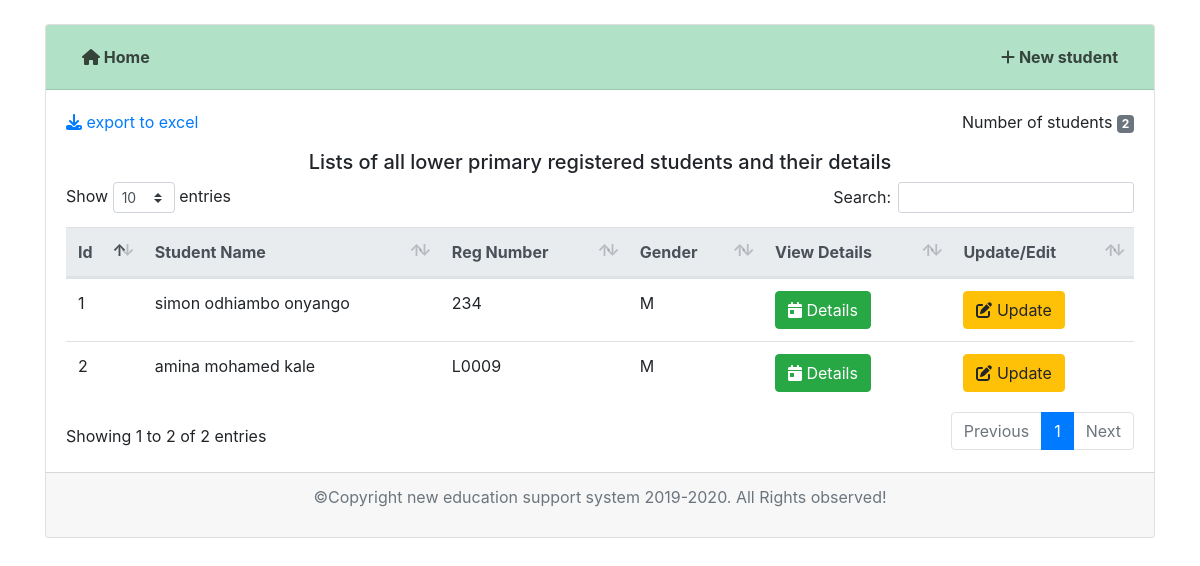
The app's page /home/lower-primary-students/ with its own data.
### school/models.py (models this page shows, shortened)
class Lower_primary(models.Model):
    GENDER_CHOICES = (
        ('M', 'Male'),
        ('F', 'Female'),
    )
    LOWER_PRIMARY_CLASS = (
        ('Grade 3', 'Grade 3'),
        ('Grade 2', 'Grade 2'),
        ('Grade 1', 'Grade 1'),
    )
    name_regex = RegexValidator(regex=r"^[a-zA-Z\s]+$", message="Only characters are allowed for Student name.")
    phone_number_regex = RegexValidator(regex=r'[07]\d{2}\d{3}\d{4}', message="invalid phone number, phone number should be in the format of +254.")
    reg_regex = RegexValidator(regex=r'[L]\d{4}', message="Registration number should start with 'L' followed by 4 digits for lower primary otherwise invalid registration number.")
    student_name = models.CharField(validators=[name_regex], max_length=100)
    registration_number = models.CharField(validators=[reg_regex ], max_length=50)
    student_class = models.CharField(max_length=10, choices=LOWER_PRIMARY_CLASS)
    student_gender = models.CharField(max_length=1, choices=GENDER_CHOICES)
    parent_name = models.CharField(max_length=100)
    phone_number = models.CharField(validators=[phone_number_regex], max_length=15) # validators should be a list

### school/views.py (the view)
# urls.py: path('home/lower-primary-students/', school_views.LowerPrimaryStudentsListView.as_view(), name='lower-primary-students'),
class LowerPrimaryStudentsListView(ListView):
    model = Lower_primary
    template_name = 'school/lower_primary.html'
    context_object_name = 'students'

### school/templates/school/lower_primary.html (shortened to what this page needs)
 {% extends 'school/base.html'%}
 {% load static %}
 {% block content %}
<div class="container pt-4">
	<div class="card">
		<div class="card-header">
		<div class="navbar">
			<div><a href="{% url 'home' %}" data-toggle="tooltip" title="home menu" class="card-link"><i class="fas fa-home"></i> Home</a></div>
			<div><a href="{% url 'lower-primary-student-create' %}" data-toggle="tooltip" title="register new student" class="card-link"><i class="fas fa-plus"></i> New student</a></div>
		</div>
		</div>
		<div class="card-body">
		<div class="d-flex justify-content-between">
	    <a href="{% url 'lower-primary-export-excel' %}" class="card-link"><i class="fas fa-download"></i></i> export to excel</a>
		<p>Number of students <span class="badge badge-secondary">{{ students.count }}</span></p>
		</div>
		<h5 class="text-center">Lists of all lower primary registered students and their details</h5>
		<table class="table" id="myTable">
		<thead class="thead-light">
		<tr>
		<th>Id</th>
		<th>Student Name</th>
		<th>Reg Number</th>
		<th>Gender</th>
		<th>View Details</th>
		<th>Update/Edit</th>
		</tr>
		</thead>
		<tbody>
		{% for student in students %}
		<tr>
		<td>{{ student.id }}</td>
		<td>{{ student.student_name }}</td>
		<td> {{ student.registration_number }}</td>
		<td> {{ student.student_gender }}</td>
		<td><a href="{% url 'lower-primary-student-details' student.id %}" data-toggle="tooltip" title="view student details" class="card-link btn btn-success"><i class="fas fa-calendar-day"></i> Details</a></td>
		<td><a href="{% url 'lower-primary-student-update' student.id %}" data-toggle="tooltip" title="update student" class="card-link btn btn-warning"><i class="fas fa-edit"></i> Update</a></td>
		</tr>
		{% endfor %}
		</tbody>
        </table>
		</div>
		<div class="card-footer">
			<p class="text-center text-muted">&copy;Copyright new education support system 2019-2020. All Rights observed!</p>
		</div>
	</div>
</div>
{% endblock content%}

### school/static/css/datatables.css (style rules this page uses)
table.dataTable { clear: both; margin-top: 6px !important; margin-bottom: 6px !important; max-width: none !important; border-collapse: separate !important; border-spacing: 0; }
table.dataTable td, table.dataTable th { -webkit-box-sizing: content-box; box-sizing: content-box; }
table.dataTable thead > tr > th.sorting_asc, table.dataTable thead > tr > th.sorting_desc, table.dataTable thead > tr > th.sorting, table.dataTable thead > tr > td.sorting_asc, table.dataTable thead > tr > td.sorting_desc, table.dataTable thead > tr > td.sorting { padding-right: 30px; }
table.dataTable thead .sorting, table.dataTable thead .sorting_asc, table.dataTable thead .sorting_desc, table.dataTable thead .sorting_asc_disabled, table.dataTable thead .sorting_desc_disabled { cursor: pointer; position: relative; }
table.dataTable thead .sorting:before, table.dataTable thead .sorting:after, table.dataTable thead .sorting_asc:before, table.dataTable thead .sorting_asc:after, table.dataTable thead .sorting_desc:before, table.dataTable thead .sorting_desc:after, table.dataTable thead .sorting_asc_disabled:before, table.dataTable thead .sorting_asc_disabled:after, table.dataTable thead .sorting_desc_disabled:before, table.dataTable thead .sorting_desc_disabled:after { position: absolute; bottom: 0.9em; display: block; opacity: 0.3; }
table.dataTable thead .sorting:before, table.dataTable thead .sorting_asc:before, table.dataTable thead .sorting_desc:before, table.dataTable thead .sorting_asc_disabled:before, table.dataTable thead .sorting_desc_disabled:before { right: 1em; content: "\2191"; }
table.dataTable thead .sorting:after, table.dataTable thead .sorting_asc:after, table.dataTable thead .sorting_desc:after, table.dataTable thead .sorting_asc_disabled:after, table.dataTable thead .sorting_desc_disabled:after { right: 0.5em; content: "\2193"; }
table.dataTable thead .sorting_asc:before, table.dataTable thead .sorting_desc:after { opacity: 1; }

### school/static/css/main.css (style rules this page uses)
html { overflow-y: scroll; }
body { margin: 0; padding: 0; }
.card-header { background-color: rgba(60, 179, 113, 0.4); }
.navbar a { color: rgba(0, 0, 0, 0.7); font-weight: bold; }

### records on screen
Lower_primary: id "1", student_name "simon odhiambo onyango", registration_number "234", student_gender "M"
Lower_primary: id "2", student_name "amina mohamed kale", registration_number "L0009", student_gender "M"

### other values on screen
{{ students.count }} "2"
